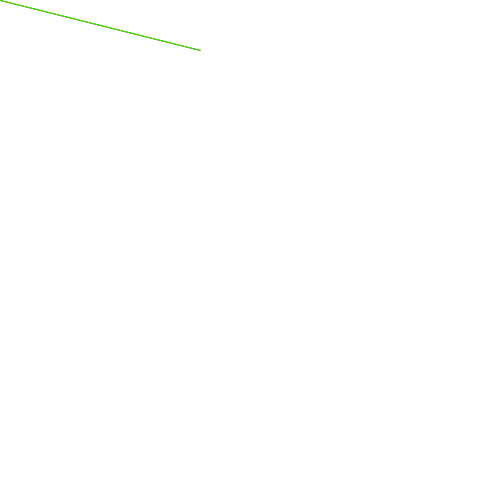
Frame 1 (no input)
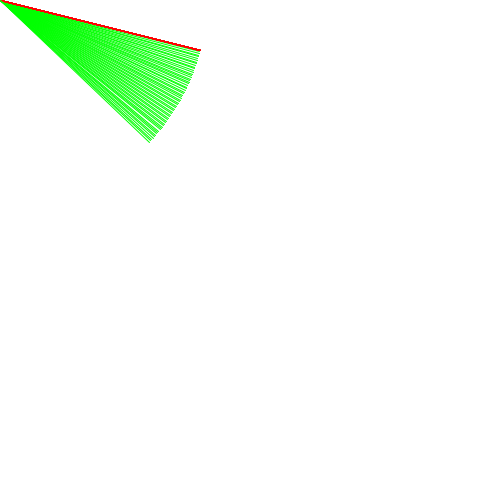
Frame 60 (the mouse pressed at the canvas centre just before this capture)
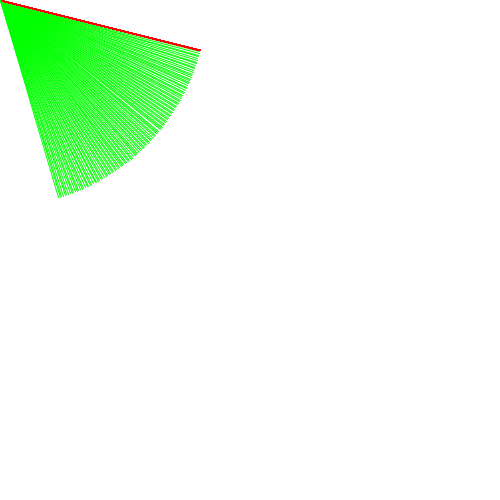
Frame 120 (the mouse held since frame 60 and released just before this capture)

The Processing sketch that drew these frames (run headless with seeded random() and noise(); from frame 60 on, the mouse is pressed at the canvas centre):

// Processing sketch: Codigo
// ── Codigo.pde
//Rotacion de un vector
PVector u, d, up;
float ang=0;

void setup(){
  size(500,500);
  //noLoop();
  u = new PVector(200,50);
  up= new PVector();
  background(255);
}

void draw(){
  
  stroke(255,0,0);
  line(0,0,u.x,u.y);
  
  up.x = u.x* cos(radians(ang)) - u.y*sin(radians(ang));
  up.y = u.x* sin(radians(ang)) + u.y*cos(radians(ang));

  stroke(0,255,0);
  line(0,0,up.x,up.y);
  print(u.mag(),up.mag(),"\n");
  ang+=0.5;
}




//Traslacion de vectores
/*
PVector u, d, up;
float s=2;

void setup(){
  size(500,500);
  noLoop();
  u = new PVector(120,200);
  d = new PVector(0,50);
  up= new PVector();
  background(255);
}

void draw(){
  
  stroke(255,0,0);
  line(0,0,u.x,u.y);
  
  up.x = u.x+d.x;
  up.y = u.y+d.y;

  stroke(0,255,0);
  line(0,0,up.x,up.y);
}
*/



//Escala de vectores
/*
PVector u, up;
float s=2;

void setup(){
  size(500,500);
  noLoop();
  u = new PVector(120,200);
  up = new PVector();
  background(255);
}

void draw(){
  
  stroke(255,0,0);
  line(0,0,u.x,u.y);
  
  up.x = s*u.x;
  up.y = s*u.y;

  stroke(0,255,0);
  line(0,0,up.x,up.y);
}
*/




//Vectores
/*
PVector v, u, w;

void setup(){
  size(500,500);
  noLoop();
  u = new PVector(120,200);
  v = new PVector(200,100);
  background(255);
}

void draw(){
  w = PVector.add(u,v);
  
  stroke(255,0,0);
  line(0,0, u.x, u.y);
  stroke(0,255,0);
  line(0,0, v.x, v.y);
  stroke(0,255,0);
  line(u.x,u.y, w.x, w.y);
  stroke(255,0,0);
  line(v.x,v.y, w.x, w.y);
  
  float mag_u=u.mag(),dir_u;
  
  stroke(0,0,255);
  line(0,0, w.x, w.y);
  
  dir_u=atan(u.y/u.x);
  print(mag_u,dir_u);
}*/
